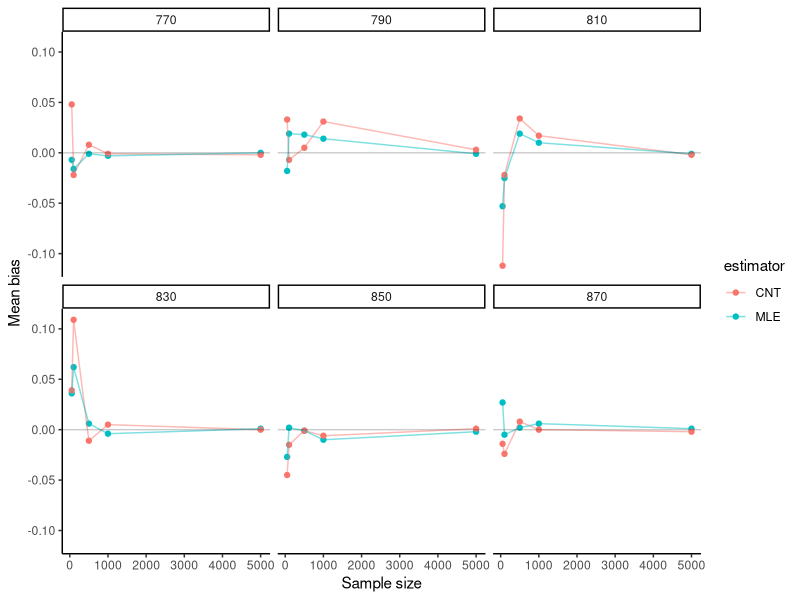
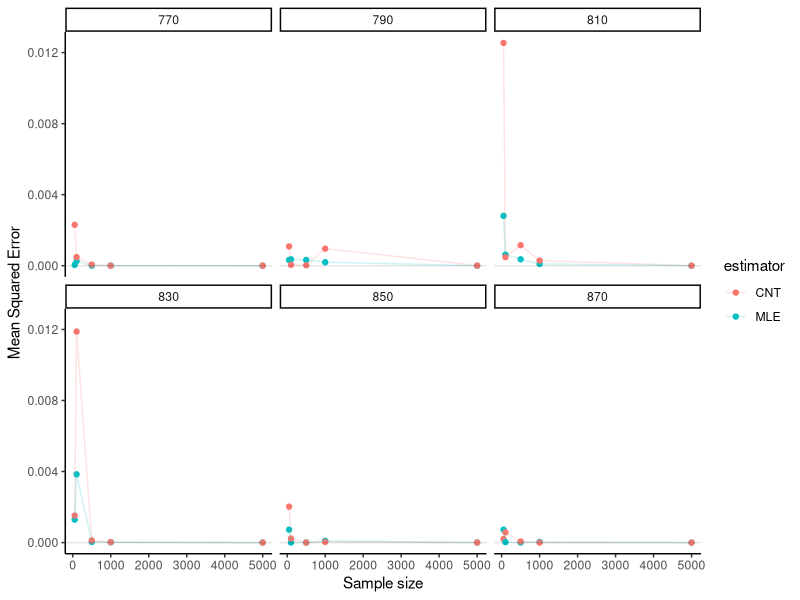
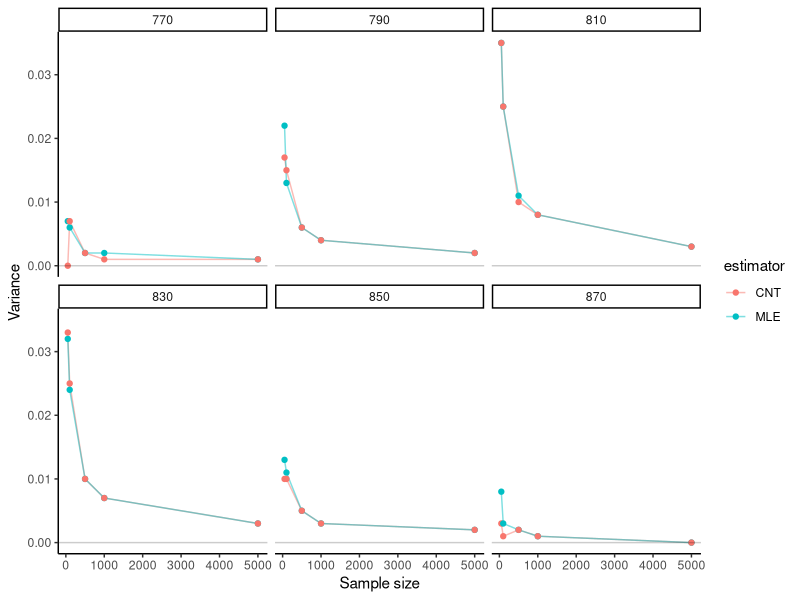

Reproduce these figures in R, in order.
## ---- chunk 1
knitr::opts_chunk$set(echo = TRUE, warning = FALSE, message = FALSE)
## ---- chunk 2
set.seed(222)
library(data.table)
library(dplyr)
results <- rbindlist(lapply(c(50, 100, 500, 1000, 5000), function(n){
  rbindlist(lapply(c(770, 790, 810, 830, 850, 870), function(param){
    x_pois <- round(rpois(n, param))
    
    #calculate lambda hat
    MLE_pois <- sum(x_pois)/n
    
    #calculate true probability at cutoff
    trueProb <- ppois(816, param)
    
    par_MLE <- ppois(816, MLE_pois)
    par_CNT <- mean(x_pois <= 816)
    
    #calculate asymptotic variance 
    v_MLE <- par_MLE*(1-par_MLE)/sqrt(n)
    v_CNT <- par_CNT*(1-par_CNT)/sqrt(n)
    
    #calculate MSE
    MSE_MLE <- mean((par_MLE - trueProb)^2)
    MSE_CNT <- mean((par_CNT - trueProb)^2)
    
    # Return estimates in data table
    data.table(n = c(n, n),
               estimator = factor(c("MLE", "CNT")),
               param_mu = c(param, param),
               trueProb = c(trueProb, trueProb), 
               #estimate = c(MLE_pois, CNT),
               #variances = c(var_pois, var_norm),
               prob = c(par_MLE, par_CNT),
               asymptotic_var = c(v_MLE, v_CNT),
               MSE = c(MSE_MLE, MSE_CNT)
               )
  }))
  }))
options(scipen = 999)
results <- results %>%
  mutate_if(is.numeric, round, digits=3)
head(results)
## ---- chunk 3
# Get results from simulation
bias_sim = results[, .(mean_bias = mean(prob - trueProb)), by = c("n", "param_mu", "estimator")]
head(bias_sim)
library(ggplot2)
library(dplyr)
# Plot of bias, facet by beta
bias_sim %>%
  ggplot(aes(x = n, y = mean_bias, color = estimator)) + 
  geom_point() + geom_line(alpha=0.5) +
  #geom_point(aes(shape = factor(param_mu))) +
  geom_abline(slope = 0, intercept = 0, alpha = 0.2) + 
  facet_wrap(~ param_mu) +
  #scale_shape_discrete("True value") +
  labs(x = "Sample size", y = "Mean bias") +
  theme_classic()
## ---- chunk 4
mse_sim <- results[, .(mean_mse = mean((prob - trueProb)^2)), by = c("n", "param_mu", "estimator")]
head(mse_sim)
# Plot of MSE, facet by beta
mse_sim %>%
  ggplot(aes(x = n, y = mean_mse, color = estimator)) +
  geom_point() + geom_line(alpha = 0.2) +
  scale_shape_discrete("True value") +
  geom_abline(slope = 0, intercept = 0, alpha = 0.1) +
  facet_wrap(~ param_mu) +
  labs(x = "Sample size", y = "Mean Squared Error") +
  theme_classic()
## ---- chunk 5
estimator_var <- results[, .(var_est = asymptotic_var), 
                         by = c("n", "param_mu", "estimator")]
head(estimator_var)
# Plot of variance (similar to MSE???)
estimator_var %>%
  ggplot(aes(x = n, y = var_est, color = estimator)) +
  geom_line(alpha = 0.5) +
  geom_point() + 
  geom_abline(slope = 0, intercept = 0, alpha = 0.2) +
  facet_wrap(~param_mu) +
  labs(x = "Sample size", y = "Variance") +
  theme_classic()
